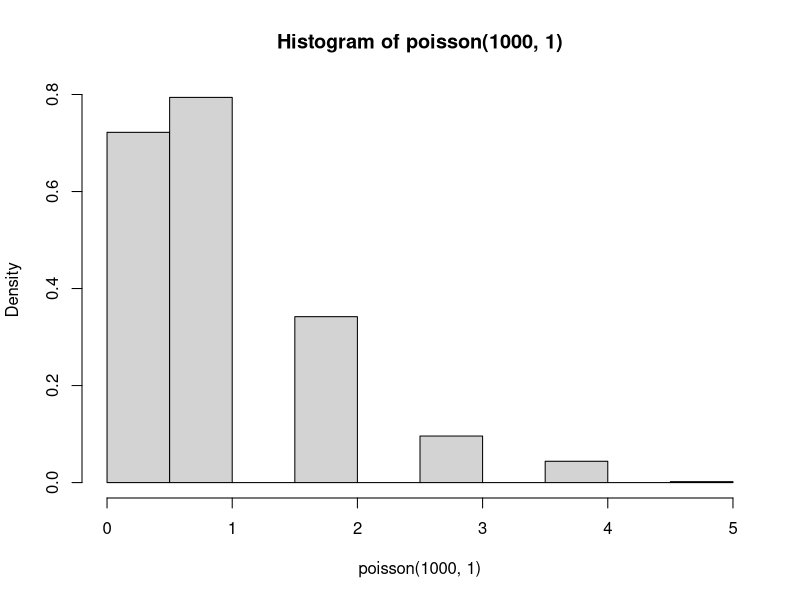

Source code (R):
## ---- chunk 1
knitr::opts_chunk$set(echo = TRUE)
## ---- chunk 2
  poisson <- function(n, lambda){
    x <- vector(length = n)#vector to hold poisson outcomes
    for (i in 1:n){
      sum <- 0
      count <- 0
      while(sum <= 1){
        e <- -log(1-runif(1))/lambda #exponential r.v
        sum = sum+e
        if(sum <= 1) count = count + 1
      }#while()
      x[i] <- count
    }#for()
    return(x)
  }#poissson()
  
  hist(poisson(1000,1),freq=FALSE)

